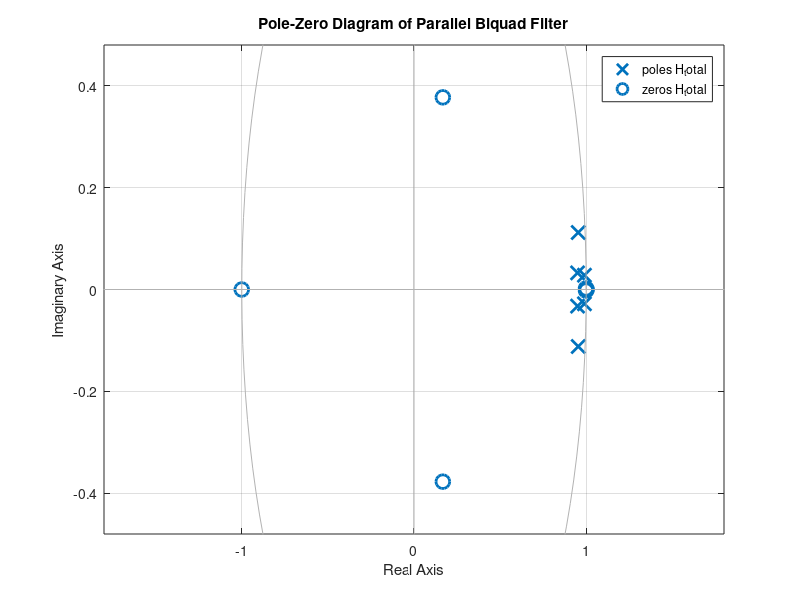

Reproduce this figure in MATLAB.
pkg load control  % Load the control package

% Sampling time (e.g., Ts = 1 for a normalized system)
Ts = 1;  % Replace with the correct sampling time if needed

% Constant term
k_x = 0.0001;

% First biquad coefficients (feedforward and feedback)
b1 = [0.0195213, -0.0193573, 0];  % Numerator coefficients with zero for z^-2 term
a1 = [1, -1.9792, 0.9801];        % Denominator coefficients

% Second biquad coefficients
b2 = [0.0566642, -0.0601341, 0];  % Numerator coefficients with zero for z^-2 term
a2 = [1, -1.9066, 0.9213];        % Denominator coefficients

% Third biquad coefficients
b3 = [-0.0767639, 0.0769582, 0];  % Numerator coefficients with zero for z^-2 term
a3 = [1, -1.8992, 0.9028];        % Denominator coefficients

% Create transfer functions for each biquad stage with the same sampling time
H1 = tf(b1, a1, Ts, 'variable', 'z^-1');  % z-domain transfer function for biquad 1
H2 = tf(b2, a2, Ts, 'variable', 'z^-1');  % z-domain transfer function for biquad 2
H3 = tf(b3, a3, Ts, 'variable', 'z^-1');  % z-domain transfer function for biquad 3

% Combine the transfer functions in parallel and add the constant term
H_total = H1 + H2 + H3 + k_x;

% Plot the pole-zero diagram
figure;
pzmap(H_total);
title('Pole-Zero Diagram of Parallel Biquad Filter');
grid on;
pause();
